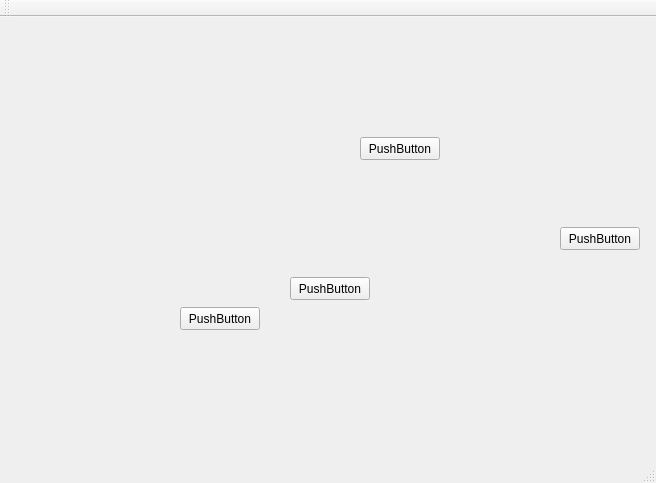
<?xml version="1.0" encoding="UTF-8"?>
<ui version="4.0">
 <class>MainWindow</class>
 <widget class="QMainWindow" name="MainWindow">
  <property name="geometry">
   <rect>
    <x>0</x>
    <y>0</y>
    <width>656</width>
    <height>483</height>
   </rect>
  </property>
  <property name="windowTitle">
   <string>MainWindow</string>
  </property>
  <widget class="QWidget" name="centralWidget">
   <widget class="QPushButton" name="pushButton">
    <property name="geometry">
     <rect>
      <x>360</x>
      <y>120</y>
      <width>80</width>
      <height>23</height>
     </rect>
    </property>
    <property name="text">
     <string>PushButton</string>
    </property>
   </widget>
   <widget class="QPushButton" name="pushButton_2">
    <property name="geometry">
     <rect>
      <x>290</x>
      <y>260</y>
      <width>80</width>
      <height>23</height>
     </rect>
    </property>
    <property name="text">
     <string>PushButton</string>
    </property>
   </widget>
   <widget class="QPushButton" name="pushButton_3">
    <property name="geometry">
     <rect>
      <x>180</x>
      <y>290</y>
      <width>80</width>
      <height>23</height>
     </rect>
    </property>
    <property name="text">
     <string>PushButton</string>
    </property>
   </widget>
   <widget class="QPushButton" name="pushButton_4">
    <property name="geometry">
     <rect>
      <x>560</x>
      <y>210</y>
      <width>80</width>
      <height>23</height>
     </rect>
    </property>
    <property name="text">
     <string>PushButton</string>
    </property>
   </widget>
  </widget>
  <widget class="QMenuBar" name="menuBar">
   <property name="geometry">
    <rect>
     <x>0</x>
     <y>0</y>
     <width>656</width>
     <height>20</height>
    </rect>
   </property>
  </widget>
  <widget class="QToolBar" name="mainToolBar">
   <attribute name="toolBarArea">
    <enum>TopToolBarArea</enum>
   </attribute>
   <attribute name="toolBarBreak">
    <bool>false</bool>
   </attribute>
  </widget>
  <widget class="QStatusBar" name="statusBar"/>
 </widget>
 <layoutdefault spacing="6" margin="11"/>
 <resources/>
 <connections/>
</ui>
